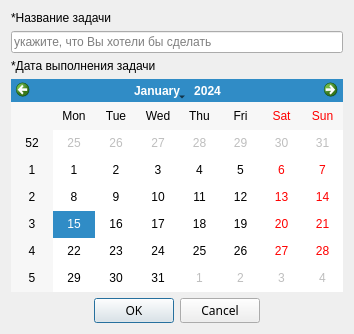
<?xml version="1.0" encoding="UTF-8"?>
<ui version="4.0">
 <class>AddDialog</class>
 <widget class="QDialog" name="AddDialog">
  <property name="geometry">
   <rect>
    <x>0</x>
    <y>0</y>
    <width>354</width>
    <height>334</height>
   </rect>
  </property>
  <property name="windowTitle">
   <string>Новая задача</string>
  </property>
  <property name="styleSheet">
   <string notr="true">QLabel {
	font: 75 11pt &quot;Ubuntu Mono&quot;;
}

QLineEdit {
	
	font: 10pt &quot;Ubuntu Mono&quot;;
}

</string>
  </property>
  <property name="modal">
   <bool>true</bool>
  </property>
  <layout class="QVBoxLayout" name="verticalLayout">
   <item>
    <widget class="QLabel" name="label">
     <property name="text">
      <string>&lt;html&gt;&lt;head/&gt;&lt;body&gt;&lt;p&gt;*Название задачи&lt;/p&gt;&lt;/body&gt;&lt;/html&gt;</string>
     </property>
    </widget>
   </item>
   <item>
    <widget class="QLineEdit" name="lineEdit">
     <property name="text">
      <string/>
     </property>
     <property name="placeholderText">
      <string>укажите, что Вы хотели бы сделать</string>
     </property>
     <property name="clearButtonEnabled">
      <bool>true</bool>
     </property>
    </widget>
   </item>
   <item>
    <widget class="QLabel" name="label_2">
     <property name="text">
      <string>&lt;html&gt;&lt;head/&gt;&lt;body&gt;&lt;p&gt;*Дата выполнения задачи&lt;/p&gt;&lt;/body&gt;&lt;/html&gt;</string>
     </property>
    </widget>
   </item>
   <item>
    <widget class="QCalendarWidget" name="calendarWidget">
     <property name="sizePolicy">
      <sizepolicy hsizetype="Minimum" vsizetype="Minimum">
       <horstretch>0</horstretch>
       <verstretch>0</verstretch>
      </sizepolicy>
     </property>
    </widget>
   </item>
   <item>
    <widget class="QDialogButtonBox" name="buttonBox">
     <property name="font">
      <font>
       <family>Ubuntu Mono</family>
       <pointsize>9</pointsize>
      </font>
     </property>
     <property name="orientation">
      <enum>Qt::Horizontal</enum>
     </property>
     <property name="standardButtons">
      <set>QDialogButtonBox::Cancel|QDialogButtonBox::Ok</set>
     </property>
     <property name="centerButtons">
      <bool>true</bool>
     </property>
    </widget>
   </item>
  </layout>
 </widget>
 <resources/>
 <connections>
  <connection>
   <sender>buttonBox</sender>
   <signal>accepted()</signal>
   <receiver>AddDialog</receiver>
   <slot>accept()</slot>
   <hints>
    <hint type="sourcelabel">
     <x>248</x>
     <y>254</y>
    </hint>
    <hint type="destinationlabel">
     <x>157</x>
     <y>274</y>
    </hint>
   </hints>
  </connection>
  <connection>
   <sender>buttonBox</sender>
   <signal>rejected()</signal>
   <receiver>AddDialog</receiver>
   <slot>reject()</slot>
   <hints>
    <hint type="sourcelabel">
     <x>316</x>
     <y>260</y>
    </hint>
    <hint type="destinationlabel">
     <x>286</x>
     <y>274</y>
    </hint>
   </hints>
  </connection>
 </connections>
</ui>
